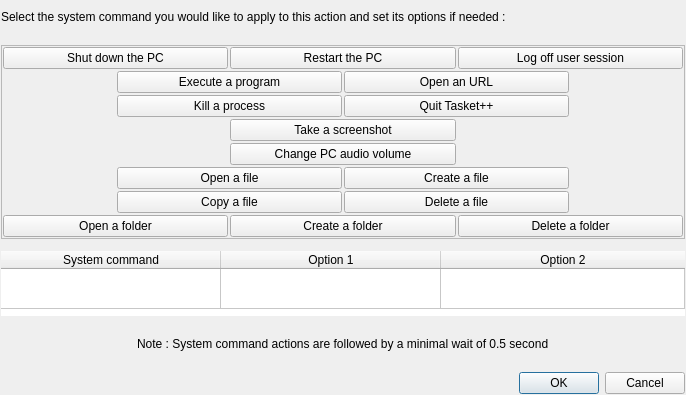
<?xml version="1.0" encoding="UTF-8"?>
<ui version="4.0">
 <class>CreateSystemCommandActionDialog</class>
 <widget class="QDialog" name="CreateSystemCommandActionDialog">
  <property name="geometry">
   <rect>
    <x>0</x>
    <y>0</y>
    <width>686</width>
    <height>395</height>
   </rect>
  </property>
  <property name="windowTitle">
   <string>Create/Edit a System Command Action</string>
  </property>
  <layout class="QVBoxLayout" name="verticalLayout">
   <property name="spacing">
    <number>2</number>
   </property>
   <property name="leftMargin">
    <number>1</number>
   </property>
   <property name="topMargin">
    <number>1</number>
   </property>
   <property name="rightMargin">
    <number>1</number>
   </property>
   <property name="bottomMargin">
    <number>1</number>
   </property>
   <item>
    <widget class="QLabel" name="label">
     <property name="text">
      <string>Select the system command you would like to apply to this action and set its options if needed :</string>
     </property>
    </widget>
   </item>
   <item>
    <spacer name="verticalSpacer_3">
     <property name="orientation">
      <enum>Qt::Orientation::Vertical</enum>
     </property>
     <property name="sizeType">
      <enum>QSizePolicy::Policy::Fixed</enum>
     </property>
     <property name="sizeHint" stdset="0">
      <size>
       <width>20</width>
       <height>10</height>
      </size>
     </property>
    </spacer>
   </item>
   <item>
    <widget class="QFrame" name="frame">
     <property name="frameShape">
      <enum>QFrame::Shape::StyledPanel</enum>
     </property>
     <property name="frameShadow">
      <enum>QFrame::Shadow::Raised</enum>
     </property>
     <layout class="QGridLayout" name="gridLayout">
      <property name="leftMargin">
       <number>1</number>
      </property>
      <property name="topMargin">
       <number>1</number>
      </property>
      <property name="rightMargin">
       <number>1</number>
      </property>
      <property name="bottomMargin">
       <number>1</number>
      </property>
      <property name="spacing">
       <number>2</number>
      </property>
      <item row="8" column="0" colspan="2">
       <widget class="QPushButton" name="openfolderButton">
        <property name="text">
         <string>Open a folder</string>
        </property>
       </widget>
      </item>
      <item row="0" column="0" colspan="2">
       <widget class="QPushButton" name="shutdownButton">
        <property name="text">
         <string>Shut down the PC</string>
        </property>
       </widget>
      </item>
      <item row="2" column="1" colspan="2">
       <widget class="QPushButton" name="executeprogramButton">
        <property name="text">
         <string>Execute a program</string>
        </property>
       </widget>
      </item>
      <item row="3" column="1" colspan="2">
       <widget class="QPushButton" name="killprocessButton">
        <property name="text">
         <string>Kill a process</string>
        </property>
       </widget>
      </item>
      <item row="7" column="1" colspan="2">
       <widget class="QPushButton" name="copyfileButton">
        <property name="text">
         <string>Copy a file</string>
        </property>
       </widget>
      </item>
      <item row="4" column="2" colspan="2">
       <widget class="QPushButton" name="takescreenshotButton">
        <property name="text">
         <string>Take a screenshot</string>
        </property>
       </widget>
      </item>
      <item row="0" column="2" colspan="2">
       <widget class="QPushButton" name="restartButton">
        <property name="text">
         <string>Restart the PC</string>
        </property>
       </widget>
      </item>
      <item row="3" column="3" colspan="2">
       <widget class="QPushButton" name="quitselfprogramButton">
        <property name="text">
         <string>Quit Tasket++</string>
        </property>
       </widget>
      </item>
      <item row="2" column="3" colspan="2">
       <widget class="QPushButton" name="openurlButton">
        <property name="text">
         <string>Open an URL</string>
        </property>
       </widget>
      </item>
      <item row="6" column="3" colspan="2">
       <widget class="QPushButton" name="createfileButton">
        <property name="text">
         <string>Create a file</string>
        </property>
       </widget>
      </item>
      <item row="8" column="4" colspan="2">
       <widget class="QPushButton" name="deletefolderButton">
        <property name="text">
         <string>Delete a folder</string>
        </property>
       </widget>
      </item>
      <item row="6" column="1" colspan="2">
       <widget class="QPushButton" name="openfileButton">
        <property name="text">
         <string>Open a file</string>
        </property>
       </widget>
      </item>
      <item row="8" column="2" colspan="2">
       <widget class="QPushButton" name="createfolderButton">
        <property name="text">
         <string>Create a folder</string>
        </property>
       </widget>
      </item>
      <item row="7" column="3" colspan="2">
       <widget class="QPushButton" name="deletefileButton">
        <property name="text">
         <string>Delete a file</string>
        </property>
       </widget>
      </item>
      <item row="0" column="4" colspan="2">
       <widget class="QPushButton" name="logoffButton">
        <property name="text">
         <string>Log off user session</string>
        </property>
       </widget>
      </item>
      <item row="5" column="2" colspan="2">
       <widget class="QPushButton" name="changevolume">
        <property name="text">
         <string>Change PC audio volume</string>
        </property>
       </widget>
      </item>
     </layout>
    </widget>
   </item>
   <item>
    <spacer name="verticalSpacer">
     <property name="orientation">
      <enum>Qt::Orientation::Vertical</enum>
     </property>
     <property name="sizeType">
      <enum>QSizePolicy::Policy::Fixed</enum>
     </property>
     <property name="sizeHint" stdset="0">
      <size>
       <width>20</width>
       <height>10</height>
      </size>
     </property>
    </spacer>
   </item>
   <item>
    <widget class="NoFocusCellTableWidget" name="tableWidget">
     <property name="sizePolicy">
      <sizepolicy hsizetype="Expanding" vsizetype="Fixed">
       <horstretch>0</horstretch>
       <verstretch>0</verstretch>
      </sizepolicy>
     </property>
     <property name="maximumSize">
      <size>
       <width>16777215</width>
       <height>65</height>
      </size>
     </property>
     <property name="frameShape">
      <enum>QFrame::Shape::NoFrame</enum>
     </property>
     <property name="frameShadow">
      <enum>QFrame::Shadow::Plain</enum>
     </property>
     <property name="editTriggers">
      <set>QAbstractItemView::EditTrigger::NoEditTriggers</set>
     </property>
     <property name="showDropIndicator" stdset="0">
      <bool>false</bool>
     </property>
     <property name="dragDropOverwriteMode">
      <bool>false</bool>
     </property>
     <property name="selectionMode">
      <enum>QAbstractItemView::SelectionMode::NoSelection</enum>
     </property>
     <property name="rowCount">
      <number>1</number>
     </property>
     <property name="columnCount">
      <number>3</number>
     </property>
     <attribute name="horizontalHeaderDefaultSectionSize">
      <number>220</number>
     </attribute>
     <attribute name="horizontalHeaderStretchLastSection">
      <bool>true</bool>
     </attribute>
     <attribute name="verticalHeaderVisible">
      <bool>false</bool>
     </attribute>
     <attribute name="verticalHeaderDefaultSectionSize">
      <number>40</number>
     </attribute>
     <row/>
     <column>
      <property name="text">
       <string>System command</string>
      </property>
     </column>
     <column>
      <property name="text">
       <string>Option 1</string>
      </property>
     </column>
     <column>
      <property name="text">
       <string>Option 2</string>
      </property>
     </column>
    </widget>
   </item>
   <item>
    <spacer name="verticalSpacer_2">
     <property name="orientation">
      <enum>Qt::Orientation::Vertical</enum>
     </property>
     <property name="sizeType">
      <enum>QSizePolicy::Policy::Fixed</enum>
     </property>
     <property name="sizeHint" stdset="0">
      <size>
       <width>20</width>
       <height>10</height>
      </size>
     </property>
    </spacer>
   </item>
   <item>
    <layout class="QHBoxLayout" name="horizontalLayout">
     <item>
      <spacer name="horizontalSpacer">
       <property name="orientation">
        <enum>Qt::Orientation::Horizontal</enum>
       </property>
       <property name="sizeHint" stdset="0">
        <size>
         <width>40</width>
         <height>20</height>
        </size>
       </property>
      </spacer>
     </item>
     <item>
      <widget class="QLabel" name="label_2">
       <property name="text">
        <string>Note : System command actions are followed by a minimal wait of 0.5 second</string>
       </property>
      </widget>
     </item>
     <item>
      <spacer name="horizontalSpacer_2">
       <property name="orientation">
        <enum>Qt::Orientation::Horizontal</enum>
       </property>
       <property name="sizeHint" stdset="0">
        <size>
         <width>40</width>
         <height>20</height>
        </size>
       </property>
      </spacer>
     </item>
    </layout>
   </item>
   <item>
    <spacer name="verticalSpacer_4">
     <property name="orientation">
      <enum>Qt::Orientation::Vertical</enum>
     </property>
     <property name="sizeType">
      <enum>QSizePolicy::Policy::Fixed</enum>
     </property>
     <property name="sizeHint" stdset="0">
      <size>
       <width>20</width>
       <height>10</height>
      </size>
     </property>
    </spacer>
   </item>
   <item>
    <widget class="QDialogButtonBox" name="buttonBox">
     <property name="orientation">
      <enum>Qt::Orientation::Horizontal</enum>
     </property>
     <property name="standardButtons">
      <set>QDialogButtonBox::StandardButton::Cancel|QDialogButtonBox::StandardButton::Ok</set>
     </property>
    </widget>
   </item>
  </layout>
 </widget>
 <customwidgets>
  <customwidget>
   <class>NoFocusCellTableWidget</class>
   <extends>QTableWidget</extends>
   <header location="global">ui/CustomPrimaryWidgets.h</header>
  </customwidget>
 </customwidgets>
 <resources/>
 <connections>
  <connection>
   <sender>buttonBox</sender>
   <signal>accepted()</signal>
   <receiver>CreateSystemCommandActionDialog</receiver>
   <slot>accept()</slot>
   <hints>
    <hint type="sourcelabel">
     <x>248</x>
     <y>254</y>
    </hint>
    <hint type="destinationlabel">
     <x>157</x>
     <y>274</y>
    </hint>
   </hints>
  </connection>
  <connection>
   <sender>buttonBox</sender>
   <signal>rejected()</signal>
   <receiver>CreateSystemCommandActionDialog</receiver>
   <slot>reject()</slot>
   <hints>
    <hint type="sourcelabel">
     <x>316</x>
     <y>260</y>
    </hint>
    <hint type="destinationlabel">
     <x>286</x>
     <y>274</y>
    </hint>
   </hints>
  </connection>
 </connections>
</ui>
